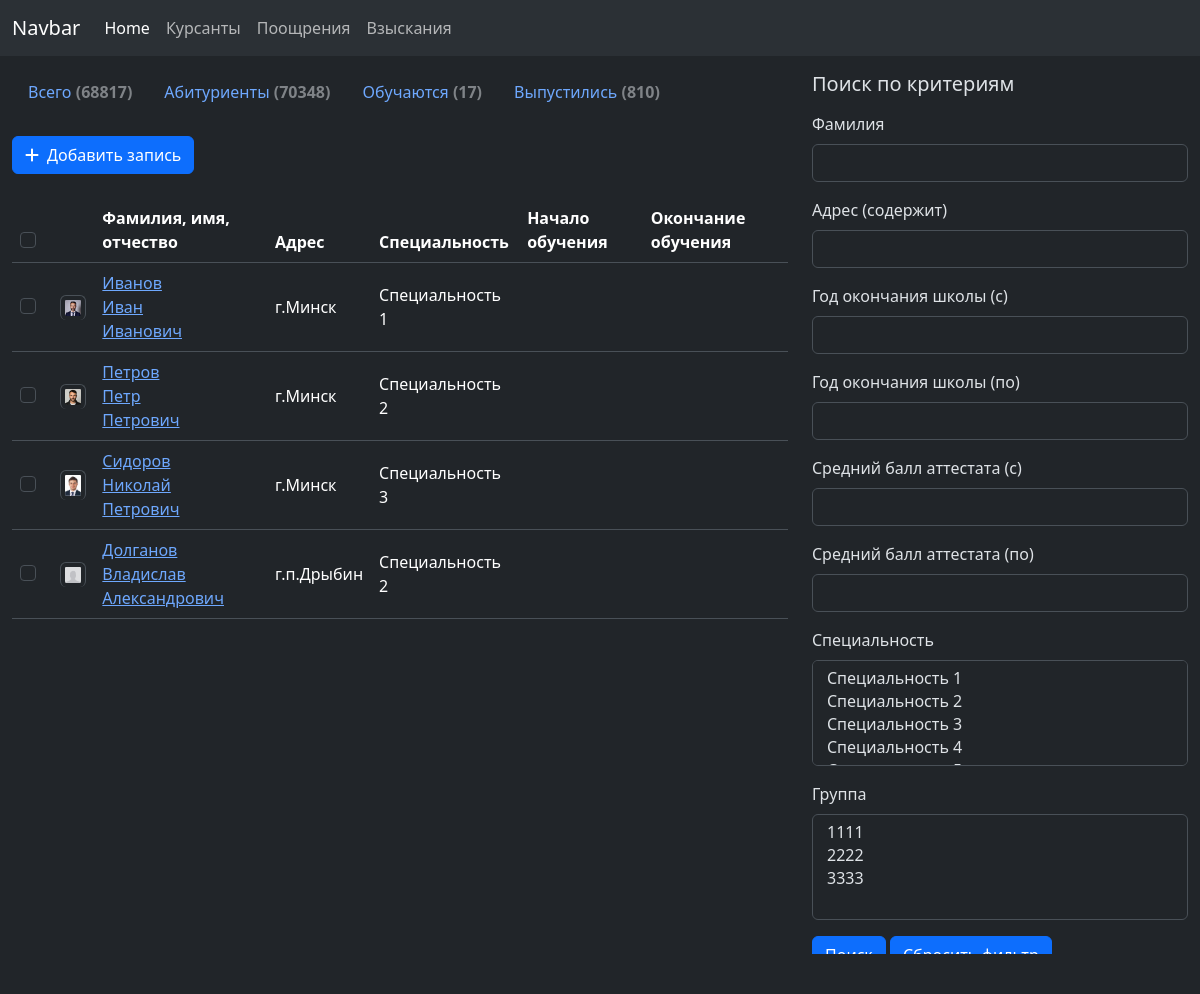
Page /kis/cadets on the committed database.
### kis/models.py (models this page shows, shortened)
class Cadet(models.Model):
    last_name_rus = models.CharField(max_length=30, verbose_name="Last name rus")
    first_name_rus = models.CharField(max_length=30, verbose_name="First name rus")
    patronymic_rus = models.CharField(max_length=30, verbose_name="Patronymic rus", blank=True, null=True)
    last_name_bel = models.CharField(max_length=30, verbose_name="Last name bel", blank=True, null=True)
    first_name_bel = models.CharField(max_length=30, verbose_name="First name bel", blank=True, null=True)
    patronymic_bel = models.CharField(max_length=30, verbose_name="Patronymic bel", blank=True, null=True)
    last_name_en = models.CharField(max_length=30, verbose_name="Last name en", blank=True, null=True)
    first_name_en = models.CharField(max_length=30, verbose_name="First name en", blank=True, null=True)
    patronymic_en = models.CharField(max_length=30, verbose_name="Patronymic en", blank=True, null=True)
    date_of_birth = models.DateField(verbose_name="Date of birth", blank=True, null=True)
    photo = models.ImageField(upload_to='media/cadets/', verbose_name="Photo", blank=True, null=True)
    address = models.CharField(max_length=255, verbose_name="Address", blank=True, null=True)
    passport_number = models.CharField(max_length=100, verbose_name="Passport number", blank=True, null=True)
    passport_issue_date = models.DateField(verbose_name="Passport issue date", blank=True, null=True)
    passport_validity_period = models.DateField(verbose_name="Passport validity period", blank=True, null=True)
    passport_issue_authority = models.ForeignKey(PassportIssueAuthority, verbose_name="Passport issue authority",
                                                 on_delete=models.SET_NULL, blank=True, null=True)
    father_last_name = models.CharField(max_length=30, verbose_name="Father last name", blank=True, null=True)
    father_first_name = models.CharField(max_length=30, verbose_name="Father first name", blank=True, null=True)
    father_patronymic = models.CharField(max_length=30, verbose_name="Father patronymic", blank=True, null=True)
    father_date_of_birth = models.DateField(verbose_name="Date of birth", blank=True, null=True)
    father_place_of_work = models.TextField(verbose_name="Father place of work", blank=True, null=True)
    father_phone_number = models.CharField(max_length=30, verbose_name="Father phone number", blank=True, null=True)
    mother_last_name = models.CharField(max_length=30, verbose_name="Father last name", blank=True, null=True)
    mother_first_name = models.CharField(max_length=30, verbose_name="Father first name", blank=True, null=True)
    mother_patronymic = models.CharField(max_length=30, verbose_name="Father patronymic", blank=True, null=True)
    mother_date_of_birth = models.DateField(verbose_name="Date of birth", blank=True, null=True)
    mother_place_of_work = models.TextField(verbose_name="Father place of work", blank=True, null=True)
    mother_phone_number = models.CharField(max_length=30, verbose_name="Father phone number", blank=True, null=True)
    school_graduated = models.TextField(verbose_name="School graduated", blank=True, null=True)
    school_graduating_date = models.DateField(verbose_name="School graduating date", blank=True, null=True)
    school_average_score = models.FloatField(verbose_name="School average score", blank=True, null=True)
    speciality = models.ForeignKey(Speciality, on_delete=models.SET_NULL, blank=True, null=True)
    group = models.ForeignKey(Group, on_delete=models.SET_NULL, blank=True, null=True)
    academy_start_year = models.IntegerField(verbose_name="Academy start year", blank=True, null=True)
    academy_end_year = models.IntegerField(verbose_name="Academy graduating year", blank=True, null=True)
    class Meta:
        ordering = ('id',)
        verbose_name = 'Курсант'
        verbose_name_plural = 'Курсанты'

class Speciality(models.Model):
    speciality_name = models.TextField(verbose_name="Speciality", unique=True)
    def __str__(self):
        return self.speciality_name
    class Meta:
        ordering = ('id',)
        verbose_name = 'Специальность'
        verbose_name_plural = 'Специальности'

### kis/views.py (the view)
# urls.py: path('cadets', views.cadet_list, name='cadet-list'),
def cadet_list(request):
    request.session['back_path'] = '/kis/cadets?' + request.META.get('QUERY_STRING')
    qs = Cadet.objects.all()
    if 'o' in request.GET:
        order_query = request.GET['o'].split('.')
        qs = qs.order_by(*order_query)
    f = CadetFilter(request.GET, queryset=qs)
    paginator = Paginator(f.qs, 20)
    page = request.GET.get('page')
    cad_list = paginator.get_page(page)
    return render(request, 'kis/cadet/cadet-list.html',
                  {'cadet_list': cad_list, 'filter': f})

### kis/models.py (called while the page is built)
    def __str__(self):
        return self.group_name

### kis/templates/kis/cadet/cadet-list.html
{% extends 'base.html' %}
{% load static %}
{% block content %}
{% load widget_tweaks %}
    <div class="container-fluid">
        <div class="row">
            <div class="col-8">
                <ul class="nav nav-links my-3 mb-lg-2 mx-n3">
                    <li class="nav-item"><a class="nav-link active" aria-current="page"
                                            href="#"><span>Всего </span><span
                            class="text-body-tertiary fw-semibold">(68817)</span></a></li>
                    <li class="nav-item"><a class="nav-link" href="#"><span>Абитуриенты </span><span
                            class="text-body-tertiary fw-semibold">(70348)</span></a></li>
                    <li class="nav-item"><a class="nav-link" href="#"><span>Обучаются </span><span
                            class="text-body-tertiary fw-semibold">(17)</span></a></li>
                    <li class="nav-item"><a class="nav-link" href="#"><span>Выпустились </span><span
                            class="text-body-tertiary fw-semibold">(810)</span></a></li>
                </ul>
                <div class="my-4 d-flex">
                    <button class="btn btn-primary"><span class="fas fa-plus me-2"></span>Добавить запись
                    </button>
                </div>
                <div class="table-responsive">
                    <table class="table table-hover fw-light">
                        <thead>
                        <tr>
                            <th scope="col">
                                <div class="form-check ">
                                    <input type="checkbox" class="form-check-input" id="exampleCheck1">
                                </div>
                            </th>
                            <th scope="col"></th>
                            <th scope="col">Фамилия, имя, отчество</th>
                            <th scope="col">Адрес</th>
                            <th scope="col">Специальность</th>
                            <th scope="col">Начало обучения</th>
                            <th scope="col">Окончание обучения</th>
                        </tr>
                        </thead>
                        <tbody class="table-borderless">
                        {% for cadet in cadet_list %}
                            <tr class="align-middle">
                                <th scope="row" class="text-center align-middle">
                                    <div class="form-check ">
                                        <input type="checkbox" class="form-check-input" id="exampleCheck1">
                                    </div>
                                </th>
                                <td>
                                    {% if cadet.photo %}
                                        <img src="{{ cadet.photo.url }}" class="img-thumbnail" alt="..."
                                             style="width: 50px;">
                                    {% else %}
                                        <img src="{% static 'kis/img/without_photo.jpg' %}" class="img-thumbnail"
                                             alt="..."
                                             style="width: 50px;">
                                    {% endif %}
                                </td>
                                <td>
                                    <a href="{% url 'kis:cadet-update' cadet.id %}">{{ cadet.last_name_rus }}<br>
                                        {{ cadet.first_name_rus }}<br>{{ cadet.patronymic_rus }}</a>
                                </td>
                                <td>{{ cadet.address }}</td>
                                <td>{{ cadet.speciality|default:"" }}</td>
                                <td>{{ cadet.academy_start_year|default:"" }}</td>
                                <td>{{ cadet.academy_end_year|default:"" }}</td>
                            </tr>
                        {% endfor %}
                        </tbody>
                    </table>
                </div>
            </div>
            <div class="col-4" style="max-height: 90vh;overflow: auto">
                 <h5 class="my-3">Поиск по критериям</h5>
                <form method="get" action="{% url 'kis:cadet-list' %}">
                    <div class="mb-3">
                        <label class="form-label">Фамилия</label>
                        {% render_field filter.form.last_name class+="form-control" %}
                    </div>
                    <div class="mb-3">
                        <label class="form-label">Адрес (содержит)</label>
                        {% render_field filter.form.school_graduating_year_gte class+="form-control" %}
                    </div>
                    <div class="mb-3">
                        <label class="form-label">Год окончания школы (с)</label>
                        {% render_field filter.form.school_graduating_year_gte class+="form-control" %}
                    </div>
                    <div class="mb-3">
                        <label class="form-label">Год окончания школы (по)</label>
                        {% render_field filter.form.school_graduating_year_lte class+="form-control" %}
                    </div>
                    <div class="mb-3">
                        <label class="form-label">Средний балл аттестата (с)</label>
                        {% render_field filter.form.school_average_score_gte class+="form-control" %}
                    </div>
                    <div class="mb-3">
                        <label class="form-label">Средний балл аттестата (по)</label>
                        {% render_field filter.form.school_average_score_lte class+="form-control" %}
                    </div>
                    <div class="mb-3">
                        <label class="form-label">Специальность</label>
                        {% render_field filter.form.speciality class+="form-control" %}
                    </div>
                     <div class="mb-3">
                        <label class="form-label">Группа</label>
                        {% render_field filter.form.group class+="form-control" %}
                    </div>
                    <button type="submit" class="btn btn-primary">Поиск</button>
                    <a class="btn btn-primary" href="{% url 'kis:cadet-list' %}">Сбросить фильтр</a>
                </form>
            </div>
        </div>
    </div>
{% endblock %}

### rows in the picture
Cadet: photo (picture), last_name_rus "Иванов", first_name_rus "Иван", patronymic_rus "Иванович", address "г.Минск", speciality "Специальность 1"
Cadet: photo (picture), last_name_rus "Петров", first_name_rus "Петр", patronymic_rus "Петрович", address "г.Минск", speciality "Специальность 2"
Cadet: photo (picture), last_name_rus "Сидоров", first_name_rus "Николай", patronymic_rus "Петрович", address "г.Минск", speciality "Специальность 3"
Cadet: last_name_rus "Долганов", first_name_rus "Владислав", patronymic_rus "Александрович", address "г.п.Дрыбин", speciality "Специальность 2"
